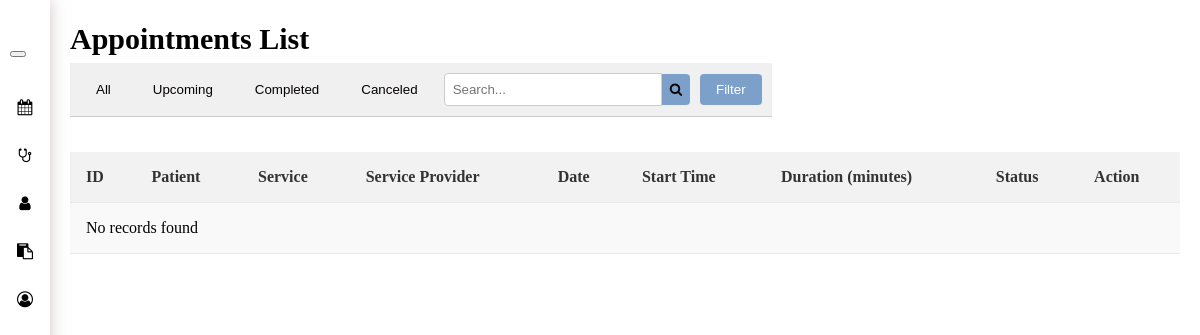
Page /admin_page/appointment.php (signed in) on the earlier database version.
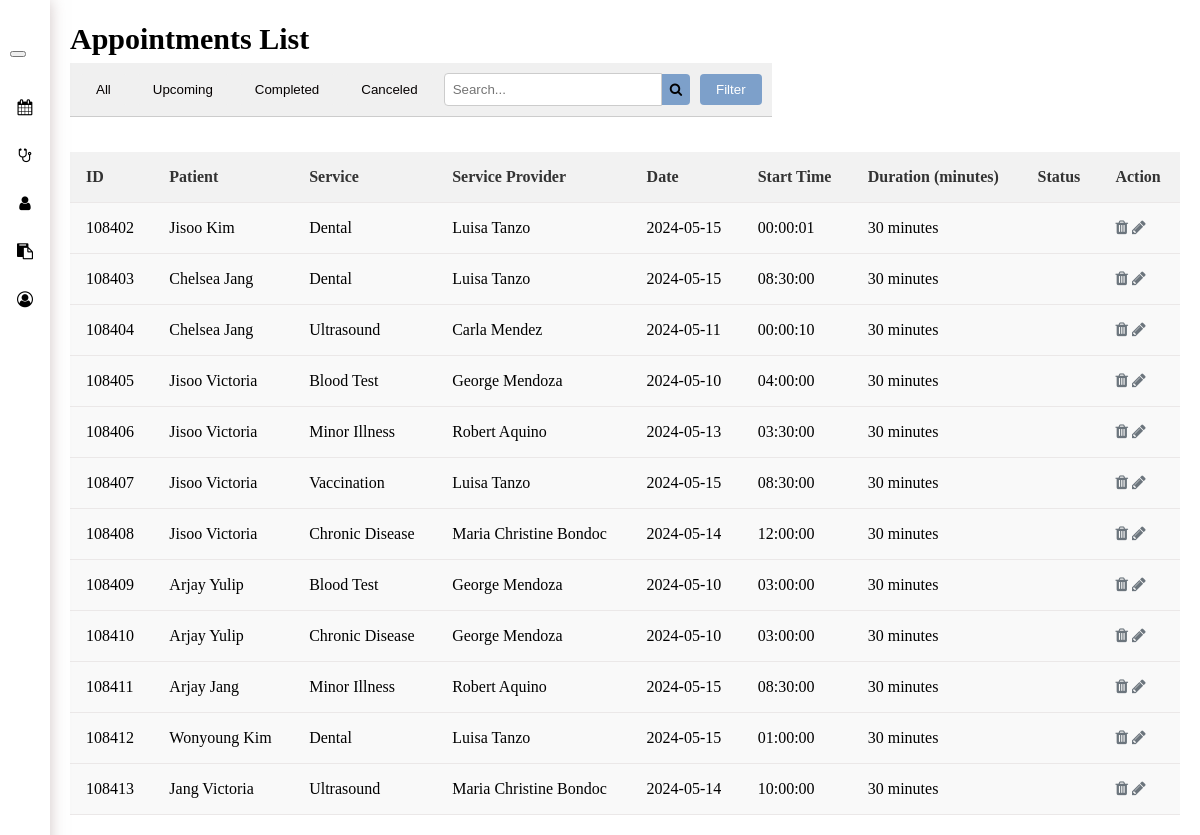
Same page on the later database version.
### tables this page shows
CREATE TABLE `tblappoint` (
  `apt_id` int(11) NOT NULL,
  `ptn_id` int(11) NOT NULL,
  `doc_id` int(11) NOT NULL,
  `serv_id` int(11) NOT NULL,
  `apt_time` time DEFAULT NULL,
  `apt_date` date DEFAULT NULL,
  `sched_status` varchar(20) NOT NULL
);

CREATE TABLE `tblservice` (
  `serv_id` int(11) NOT NULL,
  `serv_name` varchar(100) NOT NULL,
  `serv_desc` varchar(255) DEFAULT NULL,
  `serv_duration` varchar(100) NOT NULL
);

### admin_page/appointment.php (the view, shortened to what this page needs)
<?php
include '../config.php';
$appointmentSql = "SELECT apt.apt_id,
                          CONCAT(ptn.ptn_fname, ' ', ptn.ptn_lname) AS patient,
                          serv.serv_name AS service,
                          CONCAT(doc.doc_fname, ' ', doc.doc_lname) AS service_provider,
                          apt.apt_date,
                          apt.apt_time,
                          serv.serv_duration AS duration,
                          apt.sched_status
                   FROM tblappoint apt
                   INNER JOIN tblpatient ptn ON apt.ptn_id = ptn.ptn_id
                   INNER JOIN tbldoctor doc ON apt.doc_id = doc.doc_id
                   INNER JOIN tblservice serv ON apt.serv_id = serv.serv_id";
$appointmentResult = $conn->query($appointmentSql);
?>
<!DOCTYPE html>
<html lang="en">
<head>
  <link rel="stylesheet" href="admin_style.css?v=<?php echo time(); ?>">
  <link rel="stylesheet" href="https://cdnjs.cloudflare.com/ajax/libs/font-awesome/4.7.0/css/font-awesome.min.css">
</head>
<body>
  <div class="sidebar">
    <div class="navbar">
      <button class="nav-icon" onclick="toggleSidebar()">
      </button>
    </div>
    <ul class="nav-links">
        <li><a href="admin_landing_page.php"><i class="fa fa-calendar"></i> <span>Calendar</span></a></li>
        <li><a href="doctor.php"><i class="fa fa-stethoscope"></i> <span>Doctor</span></a></li>
        <li><a href="patients.php"><i class="fa fa-user"></i> <span>Patient</span></a></li>
        <li><a href="appointment.php"><i class="fa fa-clipboard"></i> <span>Appointment</span></a></li>
        <li><a href="account_details.php"><i class="fa fa-user-circle-o"></i> <span>Account Details</span></a></li>
    </ul>
  </div>
  <div class="content">
    <h2>Appointments List</h2>
    <div class="toolbar">
      <div class="toolbox-left">
        <div class="status-buttons">
          <button class="status-button" data-status="all">All</button>
          <button class="status-button" data-status="upcoming">Upcoming</button>
          <button class="status-button" data-status="completed">Completed</button>
          <button class="status-button" data-status="canceled">Canceled</button>
        </div>
      </div>
      <div class="toolbar__search">
        <input type="text" placeholder="Search...">
        <button class="search-button"><i class="fa fa-search"></i></button>
      </div>
      <div class="toolbar__filter">
        <button>Filter</button>
      </div>
  </div>
    <table class="appointment-table">
      <thead>
        <tr>
          <th>ID</th>
          <th>Patient</th>
          <th>Service</th>
          <th>Service Provider</th>
          <th>Date</th>
          <th>Start Time</th>
          <th>Duration (minutes)</th>
          <th>Status</th>
          <th>Action</th>
        </tr>
      </thead>
      <tbody>
        <?php
          if ($appointmentResult->num_rows > 0) {
              while ($row = $appointmentResult->fetch_assoc()) {
                  echo "<tr>";
                  echo "<td>" . $row['apt_id'] . "</td>";
                  echo "<td>" . $row['patient'] . "</td>";
                  echo "<td>" . $row['service'] . "</td>";
                  echo "<td>" . $row['service_provider'] . "</td>";
                  echo "<td>" . $row['apt_date'] . "</td>";
                  echo "<td>" . $row['apt_time'] . "</td>";
                  echo "<td>" . $row['duration'] . "</td>";
                  echo "<td>" . $row['sched_status'] . "</td>";
                  echo "<td><i class='fa fa-trash delete-icon action-icon'></i> <i class='fa fa-pencil edit-icon action-icon'></i></td>";
                  echo "</tr>";
              }
          } else {
              echo "<tr><td colspan='9'>No records found</td></tr>";
          }
        ?>
      </tbody>
    </table>
  </div>
</body>
</html>

Differences in the rows shown:
added tblappoint: apt_id "108402", patient "Jisoo Kim", serv.serv_name "Dental", service_provider "Luisa Tanzo", apt_date "2024-05-15", apt_time "00:00:01", serv.serv_duration "30 minutes"
added tblappoint: apt_id "108403", patient "Chelsea Jang", serv.serv_name "Dental", service_provider "Luisa Tanzo", apt_date "2024-05-15", apt_time "08:30:00", serv.serv_duration "30 minutes"
added tblappoint: apt_id "108404", patient "Chelsea Jang", serv.serv_name "Ultrasound", service_provider "Carla Mendez", apt_date "2024-05-11", apt_time "00:00:10", serv.serv_duration "30 minutes"
added tblappoint: apt_id "108405", patient "Jisoo Victoria", serv.serv_name "Blood Test", service_provider "George Mendoza", apt_date "2024-05-10", apt_time "04:00:00", serv.serv_duration "30 minutes"
added tblappoint: apt_id "108406", patient "Jisoo Victoria", serv.serv_name "Minor Illness", service_provider "Robert Aquino", apt_date "2024-05-13", apt_time "03:30:00", serv.serv_duration "30 minutes"
added tblappoint: apt_id "108407", patient "Jisoo Victoria", serv.serv_name "Vaccination", service_provider "Luisa Tanzo", apt_date "2024-05-15", apt_time "08:30:00", serv.serv_duration "30 minutes"
added tblappoint: apt_id "108408", patient "Jisoo Victoria", serv.serv_name "Chronic Disease", service_provider "Maria Christine Bondoc", apt_date "2024-05-14", apt_time "12:00:00", serv.serv_duration "30 minutes"
added tblappoint: apt_id "108409", patient "Arjay Yulip", serv.serv_name "Blood Test", service_provider "George Mendoza", apt_date "2024-05-10", apt_time "03:00:00", serv.serv_duration "30 minutes"
added tblappoint: apt_id "108410", patient "Arjay Yulip", serv.serv_name "Chronic Disease", service_provider "George Mendoza", apt_date "2024-05-10", apt_time "03:00:00", serv.serv_duration "30 minutes"
added tblappoint: apt_id "108411", patient "Arjay Jang", serv.serv_name "Minor Illness", service_provider "Robert Aquino", apt_date "2024-05-15", apt_time "08:30:00", serv.serv_duration "30 minutes"
added tblappoint: apt_id "108412", patient "Wonyoung Kim", serv.serv_name "Dental", service_provider "Luisa Tanzo", apt_date "2024-05-15", apt_time "01:00:00", serv.serv_duration "30 minutes"
added tblappoint: apt_id "108413", patient "Jang Victoria", serv.serv_name "Ultrasound", service_provider "Maria Christine Bondoc", apt_date "2024-05-14", apt_time "10:00:00", serv.serv_duration "30 minutes"
Other differences:
text no longer shown: "No records found"
